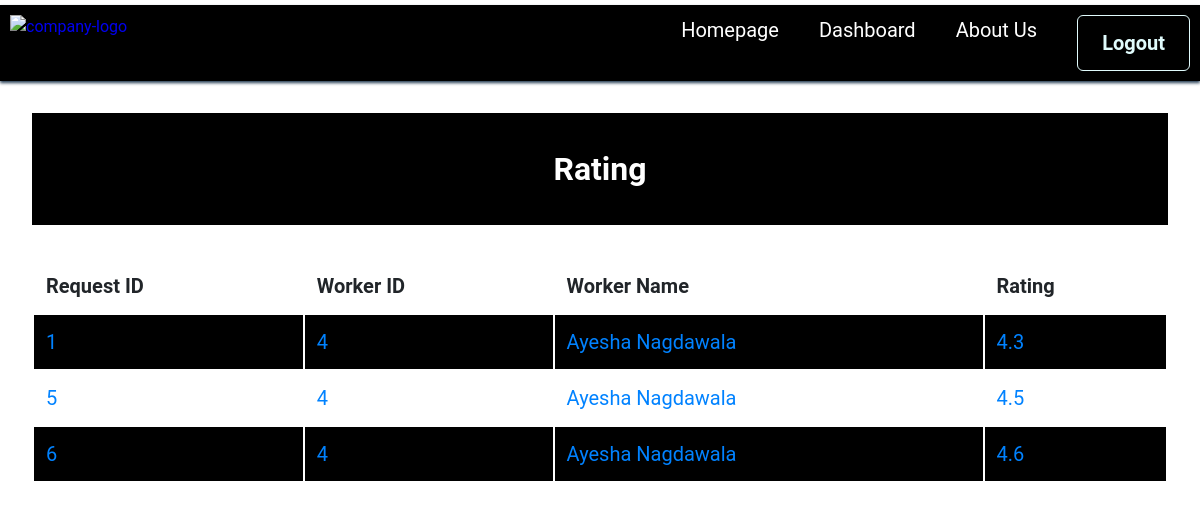
The page /rating/4 on the database its author committed.
### tables this page shows
CREATE TABLE req (req_id INTEGER PRIMARY KEY, prof_id, client_id, name_c, name_p, status INTEGER DEFAULT (0), complete INTEGER DEFAULT (0), rating REAL DEFAULT (3.5) NOT NULL, contact_p, contact_c);

### app.py (the view)
@app.route("/rating/<id>")
def rating(id):
    id=int(id)
    print(id)
    prof_name = db.execute("SELECT name FROM prof WHERE prof_id = ?",
                            id)[0]["name"]
    query = db.execute("SELECT * FROM req where complete = 1 AND name_p = ?", prof_name)
    print(query)
    return render_template("rating.html",list=query)

### app.py (called while the page is built)
@app.after_request
def after_request(response):
    response.headers["Cache-Control"] = "no-cache, no-store, must-revalidate"
    response.headers["Expires"] = 0
    response.headers["Pragma"] = "no-cache"
    return response

### templates/rating.html (shortened to what this page needs)
<!DOCTYPE html>
<html lang="en">
    <head>
        <link  rel="stylesheet" href="{{worker_id}}/static/table.css">
    </head>
    <body>
        <nav>
            <div class="container flex main-nav">
                <a href="#" class="company-logo img"><img src="{{worker_id}}/static/logo-no-background.png" alt="company-logo"></a>
                <div class="nav-links">
                    <ul class="flex">
                        <li><a href="/"class="hover-link">Homepage </a></li>
                        <li><a href="/profdashboard" class="hover-link">Dashboard </a></li>
                        <li><a href="/aboutus"class="hover-link">About Us </a></li>
                        <li><a href="/logout"class="hover-link secondary-button">Logout</a></li>
                      </ul>
                </div>
            </div>
          </nav>
            <div class="section">
<div class="header">
    <h2>Rating</h2>
</div>
                <table>
                    <thead>
                        <tr>
                            <th>Request ID</th>
                            <th>Worker ID</th>
                            <th>Worker Name</th>
                            <th>Rating</th>
                        </tr>
                    </thead>
                    <tbody>
                        {% for i in list %}
                            <tr>
                                <td>{{i.req_id}}</td>
                                <td>{{i.prof_id}}</td>
                                <td>{{i.name_p}}</td>
                                <td>{{i.rating}}</td>
                            </tr>
                        {% endfor %}
                    </tbody>
                </table>
            </div>
    </body>
</html>

### static/table.css (style rules this page uses)
body { font-family: 'Roboto', sans-serif; }
* { margin: 0; padding: 0; }
:root { --primary-text-color: #000000; --secondary-text-color: #0082FF; --accent-color: #E0FBFC; --accent-color-dark: #243c53; --padding-inline-section: 20px; --background-color: #FFFFFF; }
h2 { text-align: center; font-size: 2rem; }
a { text-decoration: none; display: inline-block; }
ul { list-style: none; }
.flex { display: flex; }
.container { max-width: 1180px; margin-inline: auto; padding-inline: var(--padding-inline-section); }
.main-nav { margin-top: 5px; justify-content: space-between; }
.hover-link { color: var(--background-color); }
.secondary-button { border: 0.5px solid var(--accent-color); border-radius: 6px; font-weight: bold; color: var(--accent-color); padding: 12px 24px; transition: 0.2s ease-out; }
.main-nav { box-shadow: 0px 2px 3px var(--accent-color-dark); padding: 10px; background-color: var(--primary-text-color); }
.company-logo img { width: 100px; }
.nav-links { justify-content: space-between; font-weight: 400; font-size: 20px; }
.nav-links ul { justify-content: end; gap: 40px; }
body { background-color: #fff; color: #212529; font-size: 1rem; font-weight: 400; line-height: 1.5; margin: 0; text-align: left; }
.header { background-color: var(--primary-text-color); color: #fff; margin-bottom: 2rem; padding: 2rem 1rem; text-align: center; }
.section { padding-bottom: 1rem; padding-left: 2rem; padding-right: 2rem; padding-top: 2rem; }
table { background-color: transparent; margin-bottom: 1rem; width: 100%; }
table th, table td { padding: 0.75rem; vertical-align: middle; font-size: 20px; }
td { color: var(--secondary-text-color); }
tbody tr:nth-of-type(odd) { background-color: var(--primary-text-color); }

### rows shown on the page
req: req_id "1", prof_id "4", name_p "Ayesha Nagdawala", rating "4.3"
req: req_id "5", prof_id "4", name_p "Ayesha Nagdawala", rating "4.5"
req: req_id "6", prof_id "4", name_p "Ayesha Nagdawala", rating "4.6"
